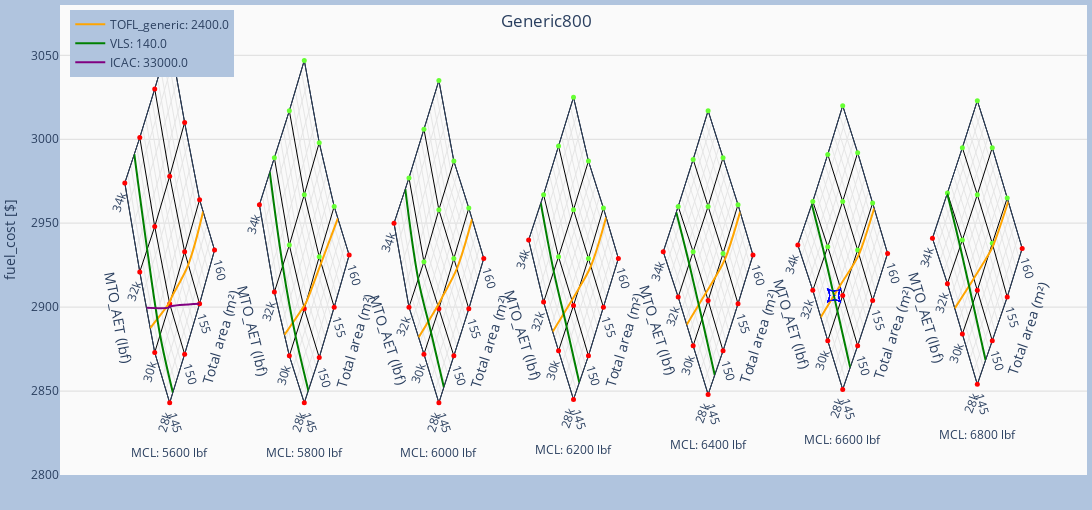

The notebook cell this image was saved under:
### Markdown cell above
The purpose here is to check whether the optimum MCL thrust is influenced by the use cases. This can be done only considering fuel_cost as MCL effects on other costs (e.g. engine DMC) is not totally captured.

### Code cell
UC = 'Generic800'
DOE=pd.read_csv('example.csv'.format(UC), sep=',')
DOE['status'] = DOE.apply(TLARstatus, axis=1, dico=isoDict)
interp=getMultiLinInterp(DOE, ['Total_Area', "MTO_AET", "MCL"])

p = 'fuel_cost'
f = carpetplot3D(p, unit='[$]', L = [[148.5, 30550, 6600]], chSlope=1, chart_title=UC)
iplot(f)
mclref=6600
d=-5
clb= round((interp[p]([148.5, 30550, mclref*(1+d/100.)])/interp[p]([148.5, 30550, mclref])-1)*100,1)
print("{} sensitivities:\n@ {}lbf {}% MCL => {}%".format(p, mclref, d, clb))
mclref=5800
d=+5
clb= round((interp[p]([148.5, 30550, mclref*(1+d/100.)])/interp[p]([148.5, 30550, mclref])-1)*100,1)
print("@ {}lbf {}% MCL => {}%".format(mclref, d, clb))

### Figure 1 — Plotly figure (JSON) as saved in the notebook; plotly's stock layout.template omitted (floating-point values rounded to 4 significant figures)
{"data": [{"a": [145, 145, 145, 145, 150, 150, 150, 150, 155, 155, 155, 155, 160, 160, 160, 160], "aaxis": {"gridcolor": "black", "minorgridcolor": "rgb(230, 230, 230)", "minorgridcount": 4, "smoothing": 0, "title": {"offset": -10, "text": "Total area (m²)"}}, "b": [28000, 30000, 32000, 34000, 28000, 30000, 32000, 34000, 28000, 30000, 32000, 34000, 28000, 30000, 32000, 34000], "baxis": {"gridcolor": "black", "minorgridcolor": "rgb(230, 230, 230)", "minorgridcount": 3, "smoothing": 0, "title": {"offset": -10, "text": "MTO_AET (lbf)"}}, "carpet": "c_5600", "type": "carpet", "x": [0.5, 0.3333, 0.1667, 0, 0.6667, 0.5, 0.3333, 0.1667, 0.8333, 0.6667, 0.5, 0.3333, 1, 0.8333, 0.6667, 0.5], "y": [2843, 2873, 2921, 2974, 2872, 2902, 2948, 3001, 2902, 2933, 2978, 3030, 2934, 2964, 3010, 3060]}, {"a": [], "b": [], "carpet": "c_5600", "marker": {"color": "rgb(102, 255, 51)", "size": 5}, "mode": "markers", "name": "", "showlegend": false, "type": "scattercarpet"}, {"a": [145, 145, 145, 145, 150, 150, 150, 150, 155, 155, 155, 155, 160, 160, 160, 160], "b": [28000, 30000, 32000, 34000, 28000, 30000, 32000, 34000, 28000, 30000, 32000, 34000, 28000, 30000, 32000, 34000], "carpet": "c_5600", "marker": {"color": "red", "size": 5, "symbol": "circle"}, "mode": "markers", "name": "", "showlegend": false, "type": "scattercarpet"}, {"a": [148.5], "b": [30550], "carpet": "c_6600", "marker": {"color": ["blue"], "size": 12, "symbol": "star-square-open-dot"}, "mode": "markers", "name": "", "showlegend": false, "type": "scattercarpet"}, {"a": [145, 150, 150.6, 155, 160], "b": [30610.0, 30030.0, 30000, 29510.0, 29530.0], "carpet": "c_5600", "line": {"color": "orange", "dash": "solid", "shape": "spline", "smoothing": 1}, "mode": "lines", "name": "TOFL_generic: 2400.0", "showlegend": true, "type": "scattercarpet"}, {"a": [146.1, 146.8, 147.5, 148.2], "b": [28000, 30000, 32000, 34000], "carpet": "c_5600", "line": {"color": "green", "dash": "solid", "shape": "spline", "smoothing": 1}, "mode": "lines", "name": "VLS: 140.0", "showlegend": true, "type": "scattercarpet"}, {"a": [], "b": [], "carpet": "c_5600", "line": {"color": "blue", "dash": "solid", "shape": "spline", "smoothing": 1}, "mode": "lines", "name": "TTC: 25", "showlegend": true, "type": "scattercarpet"}, {"a": [145, 149.6, 150, 155, 155], "b": [31110.0, 30000, 29900.0, 28000, 28000], "carpet": "c_5600", "line": {"color": "purple", "dash": "solid", "shape": "spline", "smoothing": 1}, "mode": "lines", "name": "ICAC: 33000.0", "showlegend": true, "type": "scattercarpet"}, {"a": [145, 145, 145, 145, 150, 150, 150, 150, 155, 155, 155, 155, 160, 160, 160, 160], "aaxis": {"gridcolor": "black", "minorgridcolor": "rgb(230, 230, 230)", "minorgridcount": 4, "smoothing": 0, "title": {"offset": -10, "text": "Total area (m²)"}}, "b": [28000, 30000, 32000, 34000, 28000, 30000, 32000, 34000, 28000, 30000, 32000, 34000, 28000, 30000, 32000, 34000], "baxis": {"gridcolor": "black", "minorgridcolor": "rgb(230, 230, 230)", "minorgridcount": 3, "smoothing": 0, "title": {"offset": -10, "text": "MTO_AET (lbf)"}}, "carpet": "c_5800", "type": "carpet", "x": [2, 1.833, 1.667, 1.5, 2.167, 2, 1.833, 1.667, 2.333, 2.167, 2.0, 1.833, 2.5, 2.333, 2.167, 2], "y": [2843, 2871, 2909, 2961, 2870, 2899, 2937, 2989, 2900, 2930, 2967, 3017, 2931, 2960, 2998, 3047]}, {"a": [150, 150, 155, 155, 155, 160, 160, 160], "b": [32000, 34000, 30000, 32000, 34000, 30000, 32000, 34000], "carpet": "c_5800", "marker": {"color": "rgb(102, 255, 51)", "size": 5}, "mode": "markers", "name": "", "showlegend": false, "type": "scattercarpet"}, {"a": [145, 145, 145, 145, 150, 150, 155, 160], "b": [28000, 30000, 32000, 34000, 28000, 30000, 28000, 28000], "carpet": "c_5800", "marker": {"color": "red", "size": 5, "symbol": "circle"}, "mode": "markers", "name": "", "showlegend": false, "type": "scattercarpet"}, {"a": [148.5], "b": [30550], "carpet": "c_6600", "marker": {"color": ["blue"], "size": 12, "symbol": "star-square-open-dot"}, "mode": "markers", "name": "", "showlegend": false, "type": "scattercarpet"}, {"a": [145, 150, 150.6, 155, 160], "b": [30660.0, 30070.0, 30000, 29750.0, 29510.0], "carpet": "c_5800", "line": {"color": "orange", "dash": "solid", "shape": "spline", "smoothing": 1}, "mode": "lines", "name": "TOFL_generic: 2400.0", "showlegend": false, "type": "scattercarpet"}, {"a": [145, 145.6, 146.4, 147.1, 147.8, 148.5], "b": [24490.0, 26000, 28000, 30000, 32000, 34000], "carpet": "c_5800", "line": {"color": "green", "dash": "solid", "shape": "spline", "smoothing": 1}, "mode": "lines", "name": "VLS: 140.0", "showlegend": false, "type": "scattercarpet"}, {"a": [], "b": [], "carpet": "c_5800", "line": {"color": "blue", "dash": "solid", "shape": "spline", "smoothing": 1}, "mode": "lines", "name": "TTC: 25", "showlegend": false, "type": "scattercarpet"}, {"a": [], "b": [], "carpet": "c_5800", "line": {"color": "purple", "dash": "solid", "shape": "spline", "smoothing": 1}, "mode": "lines", "name": "ICAC: 33000.0", "showlegend": false, "type": "scattercarpet"}, {"a": [145, 145, 145, 145, 150, 150, 150, 150, 155, 155, 155, 155, 160, 160, 160, 160], "aaxis": {"gridcolor": "black", "minorgridcolor": "rgb(230, 230, 230)", "minorgridcount": 4, "smoothing": 0, "title": {"offset": -10, "text": "Total area (m²)"}}, "b": [28000, 30000, 32000, 34000, 28000, 30000, 32000, 34000, 28000, 30000, 32000, 34000, 28000, 30000, 32000, 34000], "baxis": {"gridcolor": "black", "minorgridcolor": "rgb(230, 230, 230)", "minorgridcount": 3, "smoothing": 0, "title": {"offset": -10, "text": "MTO_AET (lbf)"}}, "carpet": "c_6000", "type": "carpet", "x": [3.5, 3.333, 3.167, 3, 3.667, 3.5, 3.333, 3.167, 3.833, 3.667, 3.5, 3.333, 4, 3.833, 3.667, 3.5], "y": [2843, 2872, 2900, 2950, 2871, 2899, 2927, 2977, 2899, 2929, 2958, 3006, 2929, 2959, 2987, 3035]}, {"a": [150, 150, 155, 155, 155, 160, 160, 160], "b": [32000, 34000, 30000, 32000, 34000, 30000, 32000, 34000], "carpet": "c_6000", "marker": {"color": "rgb(102, 255, 51)", "size": 5}, "mode": "markers", "name": "", "showlegend": false, "type": "scattercarpet"}, {"a": [145, 145, 145, 145, 150, 150, 155, 160], "b": [28000, 30000, 32000, 34000, 28000, 30000, 28000, 28000], "carpet": "c_6000", "marker": {"color": "red", "size": 5, "symbol": "circle"}, "mode": "markers", "name": "", "showlegend": false, "type": "scattercarpet"}, {"a": [148.5], "b": [30550], "carpet": "c_6600", "marker": {"color": ["blue"], "size": 12, "symbol": "star-square-open-dot"}, "mode": "markers", "name": "", "showlegend": false, "type": "scattercarpet"}, {"a": [145, 150, 151.2, 155, 160], "b": [30710.0, 30140.0, 30000, 29600.0, 29560.0], "carpet": "c_6000", "line": {"color": "orange", "dash": "solid", "shape": "spline", "smoothing": 1}, "mode": "lines", "name": "TOFL_generic: 2400.0", "showlegend": false, "type": "scattercarpet"}, {"a": [146.7, 147.4, 148.1, 148.8], "b": [28000, 30000, 32000, 34000], "carpet": "c_6000", "line": {"color": "green", "dash": "solid", "shape": "spline", "smoothing": 1}, "mode": "lines", "name": "VLS: 140.0", "showlegend": false, "type": "scattercarpet"}, {"a": [], "b": [], "carpet": "c_6000", "line": {"color": "blue", "dash": "solid", "shape": "spline", "smoothing": 1}, "mode": "lines", "name": "TTC: 25", "showlegend": false, "type": "scattercarpet"}, {"a": [], "b": [], "carpet": "c_6000", "line": {"color": "purple", "dash": "solid", "shape": "spline", "smoothing": 1}, "mode": "lines", "name": "ICAC: 33000.0", "showlegend": false, "type": "scattercarpet"}, {"a": [145, 145, 145, 145, 150, 150, 150, 150, 155, 155, 155, 155, 160, 160, 160, 160], "aaxis": {"gridcolor": "black", "minorgridcolor": "rgb(230, 230, 230)", "minorgridcount": 4, "smoothing": 0, "title": {"offset": -10, "text": "Total area (m²)"}}, "b": [28000, 30000, 32000, 34000, 28000, 30000, 32000, 34000, 28000, 30000, 32000, 34000, 28000, 30000, 32000, 34000], "baxis": {"gridcolor": "black", "minorgridcolor": "rgb(230, 230, 230)", "minorgridcount": 3, "smoothing": 0, "title": {"offset": -10, "text": "MTO_AET (lbf)"}}, "carpet": "c_6200", "type": "carpet", "x": [5, 4.833, 4.667, 4.5, 5.167, 5, 4.833, 4.667, 5.333, 5.167, 5, 4.833, 5.5, 5.333, 5.167, 5], "y": [2845, 2874, 2903, 2940, 2871, 2901, 2930, 2967, 2900, 2929, 2958, 2996, 2929, 2959, 2987, 3025]}, {"a": [150, 150, 155, 155, 155, 160, 160, 160], "b": [32000, 34000, 30000, 32000, 34000, 30000, 32000, 34000], "carpet": "c_6200", "marker": {"color": "rgb(102, 255, 51)", "size": 5}, "mode": "markers", "name": "", "showlegend": false, "type": "scattercarpet"}, {"a": [145, 145, 145, 145, 150, 150, 155, 160], "b": [28000, 30000, 32000, 34000, 28000, 30000, 28000, 28000], "carpet": "c_6200", "marker": {"color": "red", "size": 5, "symbol": "circle"}, "mode": "markers", "name": "", "showlegend": false, "type": "scattercarpet"}, {"a": [148.5], "b": [30550], "carpet": "c_6600", "marker": {"color": ["blue"], "size": 12, "symbol": "star-square-open-dot"}, "mode": "markers", "name": "", "showlegend": false, "type": "scattercarpet"}, {"a": [145, 150, 151.8, 155, 160], "b": [30780.0, 30220.0, 30000, 29680.0, 29630.0], "carpet": "c_6200", "line": {"color": "orange", "dash": "solid", "shape": "spline", "smoothing": 1}, "mode": "lines", "name": "TOFL_generic: 2400.0", "showlegend": false, "type": "scattercarpet"}, {"a": [146.9, 147.7, 148.4, 149.1], "b": [28000, 30000, 32000, 34000], "carpet": "c_6200", "line": {"color": "green", "dash": "solid", "shape": "spline", "smoothing": 1}, "mode": "lines", "name": "VLS: 140.0", "showlegend": false, "type": "scattercarpet"}, {"a": [], "b": [], "carpet": "c_6200", "line": {"color": "blue", "dash": "solid", "shape": "spline", "smoothing": 1}, "mode": "lines", "name": "TTC: 25", "showlegend": false, "type": "scattercarpet"}, {"a": [], "b": [], "carpet": "c_6200", "line": {"color": "purple", "dash": "solid", "shape": "spline", "smoothing": 1}, "mode": "lines", "name": "ICAC: 33000.0", "showlegend": false, "type": "scattercarpet"}, {"a": [145, 145, 145, 145, 150, 150, 150, 150, 155, 155, 155, 155, 160, 160, 160, 160], "aaxis": {"gridcolor": "black", "minorgridcolor": "rgb(230, 230, 230)", "minorgridcount": 4, "smoothing": 0, "title": {"offset": -10, "text": "Total area (m²)"}}, "b": [28000, 30000, 32000, 34000, 28000, 30000, 32000, 34000, 28000, 30000, 32000, 34000, 28000, 30000, 32000, 34000], "baxis": {"gridcolor": "black", "minorgridcolor": "rgb(230, 230, 230)", "minorgridcount": 3, "smoothing": 0, "title": {"offset": -10, "text": "MTO_AET (lbf)"}}, "carpet": "c_6400", "type": "carpet", "x": [6.5, 6.333, 6.167, 6, 6.667, 6.5, 6.333, 6.167, 6.833, 6.667, 6.5, 6.333, 7, 6.833, 6.667, 6.5], "y": [2848, 2877, 2906, 2933, 2874, 2904, 2933, 2960, 2902, 2932, 2960, 2988, 2931, 2961, 2989, 3017]}, {"a": [150, 150, 155, 155, 155, 160, 160, 160], "b": [32000, 34000, 30000, 32000, 34000, 30000, 32000, 34000], "carpet": "c_6400", "marker": {"color": "rgb(102, 255, 51)", "size": 5}, "mode": "markers", "name": "", "showlegend": false, "type": "scattercarpet"}, {"a": [145, 145, 145, 145, 150, 150, 155, 160], "b": [28000, 30000, 32000, 34000, 28000, 30000, 28000, 28000], "carpet": "c_6400", "marker": {"color": "red", "size": 5, "symbol": "circle"}, "mode": "markers", "name": "", "showlegend": false, "type": "scattercarpet"}, {"a": [148.5], "b": [30550], "carpet": "c_6600", "marker": {"color": ["blue"], "size": 12, "symbol": "star-square-open-dot"}, "mode": "markers", "name": "", "showlegend": false, "type": "scattercarpet"}, {"a": [145, 150, 152.5, 155, 160], "b": [30860.0, 30300.0, 30000, 29760.0, 29720.0], "carpet": "c_6400", "line": {"color": "orange", "dash": "solid", "shape": "spline", "smoothing": 1}, "mode": "lines", "name": "TOFL_generic: 2400.0", "showlegend": false, "type": "scattercarpet"}, {"a": [147.2, 148.0, 148.7, 149.4], "b": [28000, 30000, 32000, 34000], "carpet": "c_6400", "line": {"color": "green", "dash": "solid", "shape": "spline", "smoothing": 1}, "mode": "lines", "name": "VLS: 140.0", "showlegend": false, "type": "scattercarpet"}, {"a": [], "b": [], "carpet": "c_6400", "line": {"color": "blue", "dash": "solid", "shape": "spline", "smoothing": 1}, "mode": "lines", "name": "TTC: 25", "showlegend": false, "type": "scattercarpet"}, {"a": [], "b": [], "carpet": "c_6400", "line": {"color": "purple", "dash": "solid", "shape": "spline", "smoothing": 1}, "mode": "lines", "name": "ICAC: 33000.0", "showlegend": false, "type": "scattercarpet"}, {"a": [145, 145, 145, 145, 150, 150, 150, 150, 155, 155, 155, 155, 160, 160, 160, 160], "aaxis": {"gridcolor": "black", "minorgridcolor": "rgb(230, 230, 230)", "minorgridcount": 4, "smoothing": 0, "title": {"offset": -10, "text": "Total area (m²)"}}, "b": [28000, 30000, 32000, 34000, 28000, 30000, 32000, 34000, 28000, 30000, 32000, 34000, 28000, 30000, 32000, 34000], "baxis": {"gridcolor": "black", "minorgridcolor": "rgb(230, 230, 230)", "minorgridcount": 3, "smoothing": 0, "title": {"offset": -10, "text": "MTO_AET (lbf)"}}, "carpet": "c_6600", "type": "carpet", "x": [8, 7.833, 7.667, 7.5, 8.167, 8, 7.833, 7.667, 8.333, 8.167, 8, 7.833, 8.5, 8.333, 8.167, 8], "y": [2851, 2880, 2910, 2937, 2877, 2907, 2936, 2963, 2904, 2934, 2963, 2991, 2932, 2962, 2992, 3020]}, {"a": [150, 150, 155, 155, 155, 160, 160, 160], "b": [32000, 34000, 30000, 32000, 34000, 30000, 32000, 34000], "carpet": "c_6600", "marker": {"color": "rgb(102, 255, 51)", "size": 5}, "mode": "markers", "name": "", "showlegend": false, "type": "scattercarpet"}, {"a": [145, 145, 145, 145, 150, 150, 155, 160], "b": [28000, 30000, 32000, 34000, 28000, 30000, 28000, 28000], "carpet": "c_6600", "marker": {"color": "red", "size": 5, "symbol": "circle"}, "mode": "markers", "name": "", "showlegend": false, "type": "scattercarpet"}, {"a": [148.5], "b": [30550], "carpet": "c_6600", "marker": {"color": ["blue"], "size": 12, "symbol": "star-square-open-dot"}, "mode": "markers", "name": "", "showlegend": false, "type": "scattercarpet"}, {"a": [145, 150, 153.2, 155, 160], "b": [30930.0, 30390.0, 30000, 29830.0, 29790.0], "carpet": "c_6600", "line": {"color": "orange", "dash": "solid", "shape": "spline", "smoothing": 1}, "mode": "lines", "name": "TOFL_generic: 2400.0", "showlegend": false, "type": "scattercarpet"}, {"a": [147.5, 148.2, 149.0, 149.7], "b": [28000, 30000, 32000, 34000], "carpet": "c_6600", "line": {"color": "green", "dash": "solid", "shape": "spline", "smoothing": 1}, "mode": "lines", "name": "VLS: 140.0", "showlegend": false, "type": "scattercarpet"}, {"a": [], "b": [], "carpet": "c_6600", "line": {"color": "blue", "dash": "solid", "shape": "spline", "smoothing": 1}, "mode": "lines", "name": "TTC: 25", "showlegend": false, "type": "scattercarpet"}, {"a": [], "b": [], "carpet": "c_6600", "line": {"color": "purple", "dash": "solid", "shape": "spline", "smoothing": 1}, "mode": "lines", "name": "ICAC: 33000.0", "showlegend": false, "type": "scattercarpet"}, {"a": [145, 145, 145, 145, 150, 150, 150, 150, 155, 155, 155, 155, 160, 160, 160, 160], "aaxis": {"gridcolor": "black", "minorgridcolor": "rgb(230, 230, 230)", "minorgridcount": 4, "smoothing": 0, "title": {"offset": -10, "text": "Total area (m²)"}}, "b": [28000, 30000, 32000, 34000, 28000, 30000, 32000, 34000, 28000, 30000, 32000, 34000, 28000, 30000, 32000, 34000], "baxis": {"gridcolor": "black", "minorgridcolor": "rgb(230, 230, 230)", "minorgridcount": 3, "smoothing": 0, "title": {"offset": -10, "text": "MTO_AET (lbf)"}}, "carpet": "c_6800", "type": "carpet", "x": [9.5, 9.333, 9.167, 9, 9.667, 9.5, 9.333, 9.167, 9.833, 9.667, 9.5, 9.333, 10, 9.833, 9.667, 9.5], "y": [2854, 2884, 2914, 2941, 2880, 2910, 2940, 2968, 2906, 2938, 2967, 2995, 2935, 2965, 2995, 3023]}, {"a": [150, 150, 155, 155, 155, 160, 160, 160], "b": [32000, 34000, 30000, 32000, 34000, 30000, 32000, 34000], "carpet": "c_6800", "marker": {"color": "rgb(102, 255, 51)", "size": 5}, "mode": "markers", "name": "", "showlegend": false, "type": "scattercarpet"}, {"a": [145, 145, 145, 145, 150, 150, 155, 160], "b": [28000, 30000, 32000, 34000, 28000, 30000, 28000, 28000], "carpet": "c_6800", "marker": {"color": "red", "size": 5, "symbol": "circle"}, "mode": "markers", "name": "", "showlegend": false, "type": "scattercarpet"}, {"a": [148.5], "b": [30550], "carpet": "c_6600", "marker": {"color": ["blue"], "size": 12, "symbol": "star-square-open-dot"}, "mode": "markers", "name": "", "showlegend": false, "type": "scattercarpet"}, {"a": [145, 150, 153.9, 155, 160], "b": [31020.0, 30470.0, 30000, 29900.0, 29860.0], "carpet": "c_6800", "line": {"color": "orange", "dash": "solid", "shape": "spline", "smoothing": 1}, "mode": "lines", "name": "TOFL_generic: 2400.0", "showlegend": false, "type": "scattercarpet"}, {"a": [147.8, 148.5, 149.3, 149.9], "b": [28000, 30000, 32000, 34000], "carpet": "c_6800", "line": {"color": "green", "dash": "solid", "shape": "spline", "smoothing": 1}, "mode": "lines", "name": "VLS: 140.0", "showlegend": false, "type": "scattercarpet"}, {"a": [], "b": [], "carpet": "c_6800", "line": {"color": "blue", "dash": "solid", "shape": "spline", "smoothing": 1}, "mode": "lines", "name": "TTC: 25", "showlegend": false, "type": "scattercarpet"}, {"a": [], "b": [], "carpet": "c_6800", "line": {"color": "purple", "dash": "solid", "shape": "spline", "smoothing": 1}, "mode": "lines", "name": "ICAC: 33000.0", "showlegend": false, "type": "scattercarpet"}], "layout": {"annotations": [{"showarrow": false, "text": "MCL: 5600 lbf", "x": 0.5, "y": 2843, "yshift": -50}, {"showarrow": false, "text": "MCL: 5800 lbf", "x": 2, "y": 2843, "yshift": -50}, {"showarrow": false, "text": "MCL: 6000 lbf", "x": 3.5, "y": 2843, "yshift": -50}, {"showarrow": false, "text": "MCL: 6200 lbf", "x": 5, "y": 2845, "yshift": -50}, {"showarrow": false, "text": "MCL: 6400 lbf", "x": 6.5, "y": 2848, "yshift": -50}, {"showarrow": false, "text": "MCL: 6600 lbf", "x": 8, "y": 2851, "yshift": -50}, {"showarrow": false, "text": "MCL: 6800 lbf", "x": 9.5, "y": 2854, "yshift": -50}], "height": 510, "legend": {"x": 0.01, "xanchor": "left", "y": 0.99, "yanchor": "top"}, "margin": {"b": 35, "l": 60, "r": 5, "t": 5}, "paper_bgcolor": "LightSteelBlue", "plot_bgcolor": "rgba(250,250,250,1)", "title": {"text": "Generic800", "x": 0.5, "xanchor": "center", "y": 0.97, "yanchor": "top"}, "width": 1100, "xaxis": {"visible": false}, "yaxis": {"gridcolor": "rgba(220,220,220,0.8)", "gridwidth": 1.2, "range": [2800, 3080], "showspikes": true, "spikedash": "longdashdot", "spikemode": "across", "spikesnap": "cursor", "spikethickness": 1, "title": {"text": "fuel_cost [$]"}, "visible": true}}}
